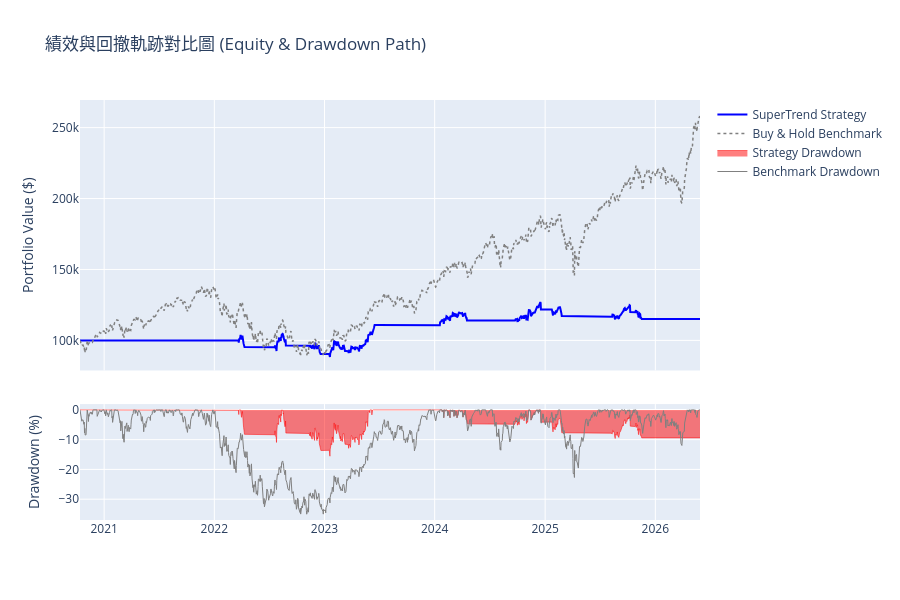

Notebook cell for this chart:
### Code cell
# Cell 5: 繪製策略與 Benchmark 淨值曲線與回撤軌跡對比圖
roll_max_strat = strat_equity.cummax()
dd_strat = (strat_equity - roll_max_strat) / roll_max_strat

roll_max_bench = bench_equity.cummax()
dd_bench = (bench_equity - roll_max_bench) / roll_max_bench

fig_perf = make_subplots(rows=2, cols=1, shared_xaxes=True, vertical_spacing=0.08, row_heights=[0.7, 0.3])

# 淨值對比
fig_perf.add_trace(go.Scatter(x=strat_equity.index, y=strat_equity, name='SuperTrend Strategy', line=dict(color='blue', width=2)), row=1, col=1)
fig_perf.add_trace(go.Scatter(x=bench_equity.index, y=bench_equity, name='Buy & Hold Benchmark', line=dict(color='gray', width=1.5, dash='dot')), row=1, col=1)

# 回撤軌跡
fig_perf.add_trace(go.Scatter(x=dd_strat.index, y=dd_strat * 100, name='Strategy Drawdown', fill='tozeroy', line=dict(color='rgba(255, 0, 0, 0.5)', width=1)), row=2, col=1)
fig_perf.add_trace(go.Scatter(x=dd_bench.index, y=dd_bench * 100, name='Benchmark Drawdown', line=dict(color='gray', width=1)), row=2, col=1)

fig_perf.update_layout(title='績效與回撤軌跡對比圖 (Equity & Drawdown Path)', height=600)
fig_perf.update_yaxes(title_text='Portfolio Value ($)', row=1, col=1)
fig_perf.update_yaxes(title_text='Drawdown (%)', row=2, col=1)
fig_perf.show()

### Figure 1 — Plotly figure (JSON) as saved in the notebook; plotly's stock layout.template omitted (floating-point values rounded to 4 significant figures; data arrays with more than 128 entries replaced by an {"elided": "..."} marker saying what was removed)
{"data": [{"line": {"color": "blue", "width": 2}, "name": "SuperTrend Strategy", "type": "scatter", "x": {"elided": "1413 str values"}, "xaxis": "x", "y": {"elided": "1413 float values"}, "yaxis": "y"}, {"line": {"color": "gray", "dash": "dot", "width": 1.5}, "name": "Buy & Hold Benchmark", "type": "scatter", "x": {"elided": "1413 str values"}, "xaxis": "x", "y": {"elided": "1413 float values"}, "yaxis": "y"}, {"fill": "tozeroy", "line": {"color": "rgba(255, 0, 0, 0.5)", "width": 1}, "name": "Strategy Drawdown", "type": "scatter", "x": {"elided": "1413 str values"}, "xaxis": "x2", "y": {"elided": "1413 float values"}, "yaxis": "y2"}, {"line": {"color": "gray", "width": 1}, "name": "Benchmark Drawdown", "type": "scatter", "x": {"elided": "1413 str values"}, "xaxis": "x2", "y": {"elided": "1413 float values"}, "yaxis": "y2"}], "layout": {"height": 600, "title": {"text": "績效與回撤軌跡對比圖 (Equity & Drawdown Path)"}, "xaxis": {"anchor": "y", "domain": [0, 1], "matches": "x2", "showticklabels": false}, "xaxis2": {"anchor": "y2", "domain": [0, 1]}, "yaxis": {"anchor": "x", "domain": [0.356, 1], "title": {"text": "Portfolio Value ($)"}}, "yaxis2": {"anchor": "x2", "domain": [0, 0.276], "title": {"text": "Drawdown (%)"}}}}
